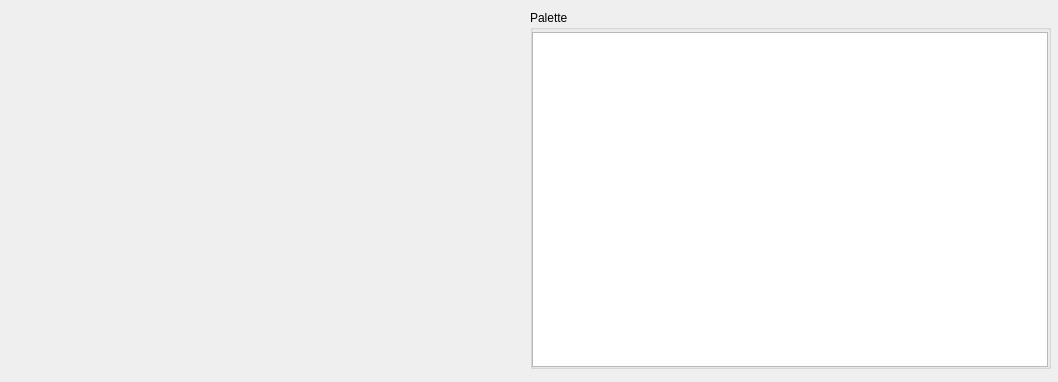
<?xml version="1.0" encoding="UTF-8"?>
<ui version="4.0">
 <class>Dialog</class>
 <widget class="QDialog" name="Dialog">
  <property name="geometry">
   <rect>
    <x>0</x>
    <y>0</y>
    <width>1058</width>
    <height>382</height>
   </rect>
  </property>
  <property name="windowTitle">
   <string>Dialog</string>
  </property>
  <widget class="QLabel" name="label">
   <property name="geometry">
    <rect>
     <x>3</x>
     <y>10</y>
     <width>521</width>
     <height>361</height>
    </rect>
   </property>
   <property name="text">
    <string/>
   </property>
  </widget>
  <widget class="QGroupBox" name="groupBox">
   <property name="geometry">
    <rect>
     <x>530</x>
     <y>10</y>
     <width>521</width>
     <height>359</height>
    </rect>
   </property>
   <property name="title">
    <string>Palette</string>
   </property>
   <widget class="QTableWidget" name="tableWidget">
    <property name="geometry">
     <rect>
      <x>2</x>
      <y>22</y>
      <width>516</width>
      <height>335</height>
     </rect>
    </property>
    <property name="editTriggers">
     <set>QAbstractItemView::DoubleClicked</set>
    </property>
    <property name="selectionMode">
     <enum>QAbstractItemView::ExtendedSelection</enum>
    </property>
    <property name="selectionBehavior">
     <enum>QAbstractItemView::SelectRows</enum>
    </property>
    <property name="columnCount">
     <number>0</number>
    </property>
    <attribute name="horizontalHeaderVisible">
     <bool>false</bool>
    </attribute>
    <attribute name="horizontalHeaderMinimumSectionSize">
     <number>16</number>
    </attribute>
    <attribute name="horizontalHeaderDefaultSectionSize">
     <number>16</number>
    </attribute>
    <attribute name="verticalHeaderMinimumSectionSize">
     <number>16</number>
    </attribute>
    <attribute name="verticalHeaderDefaultSectionSize">
     <number>16</number>
    </attribute>
   </widget>
  </widget>
 </widget>
 <resources/>
 <connections/>
</ui>
